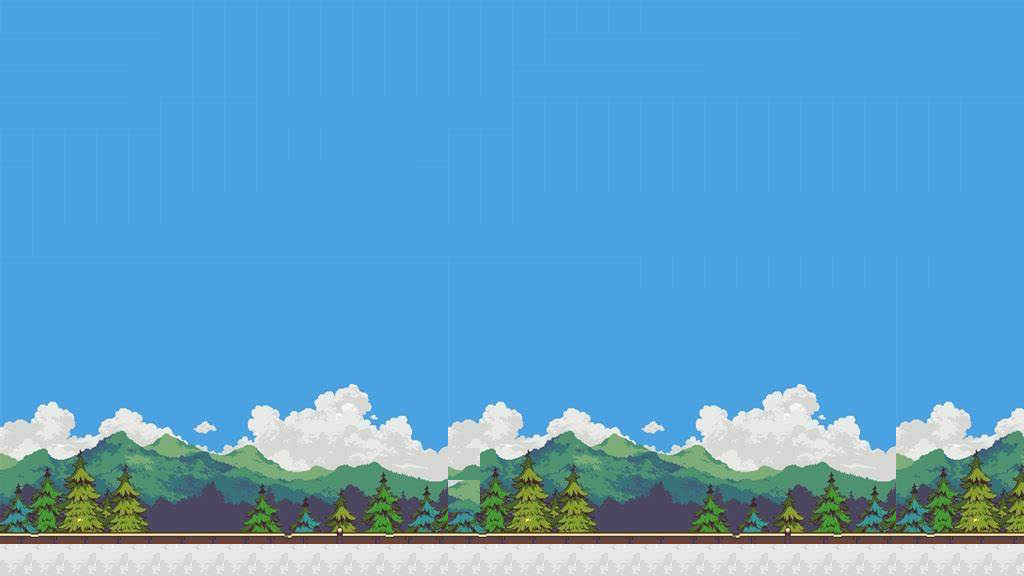

The image is a tile-based game level rendered from a .tmx file. Its description and complete source (layers, tilesets, objects, tile grids) follow:
An orthogonal 32x18 tile map with 32x32 px tiles, 2 tile layers (Rutelag 1, Rutelag 2).

<map version="1.10" tiledversion="1.10.2" orientation="orthogonal" renderorder="right-down" width="32" height="18" tilewidth="32" tileheight="32" infinite="0" nextlayerid="4" nextobjectid="1">
 <tileset firstgid="1" name="background" tilewidth="32" tileheight="32" tilecount="140" columns="14">
  <image source="img/background.png" width="474" height="322" />
 </tileset>
 <layer id="1" name="Rutelag 1" width="32" height="18">
  <data encoding="csv">
1,2,3,4,5,5,1,1,1,1,1,1,1,1,1,1,1,1,1,1,1,2,3,4,5,5,5,5,5,5,5,5,
2,3,4,5,5,19,15,15,15,15,15,15,15,15,15,15,15,1,2,3,4,5,5,5,5,19,19,19,19,19,19,19,
2,3,4,5,19,33,29,29,29,29,29,29,29,29,29,29,1,2,3,4,5,5,19,19,19,33,33,33,33,33,33,33,
2,3,4,5,33,1,1,1,29,30,31,32,33,33,33,33,1,1,1,1,1,1,1,1,1,1,1,1,1,1,1,2,
1,1,1,1,1,15,15,15,29,29,29,30,31,32,1,1,15,15,15,15,15,15,15,15,15,15,15,15,15,15,15,16,
1,15,15,15,15,29,29,29,29,30,31,32,33,5,15,15,29,29,29,29,29,29,29,29,29,29,29,29,29,29,29,30,
15,29,29,29,29,29,30,31,32,33,19,19,19,19,29,29,29,30,31,32,33,32,33,33,33,33,19,19,19,19,19,19,
29,29,30,31,32,33,33,33,33,33,33,33,33,33,33,33,33,33,33,33,33,33,33,33,33,33,33,33,33,33,33,33,
1,2,3,4,5,6,7,8,9,10,11,12,13,14,1,2,3,4,5,6,29,29,29,29,29,29,29,29,29,29,30,31,
15,16,17,18,19,20,21,22,23,24,25,26,27,28,15,16,17,18,19,20,21,22,23,24,25,26,27,28,15,16,17,18,
29,30,31,32,33,34,35,36,37,38,39,40,41,42,29,30,31,32,33,34,35,36,37,38,39,40,41,42,29,30,31,32,
43,44,45,46,47,48,49,50,51,52,53,54,55,56,43,44,45,46,47,48,49,50,51,52,53,54,55,56,43,44,45,46,
57,58,59,60,61,62,63,64,65,66,67,68,69,70,57,58,59,60,61,62,63,64,65,66,67,68,69,70,57,58,59,60,
71,72,73,74,75,76,77,78,79,80,81,82,83,84,71,72,73,74,75,76,77,78,79,80,81,82,83,84,71,72,73,74,
85,86,87,88,89,90,91,92,93,94,95,96,97,98,95,86,87,88,89,90,91,92,93,94,95,96,97,98,85,86,87,88,
99,100,101,102,103,104,105,106,107,108,109,110,111,112,92,100,101,102,103,104,105,106,107,108,109,110,111,112,99,100,101,102,
113,114,115,116,117,118,119,120,121,122,123,124,125,126,113,114,115,116,117,118,119,120,121,122,123,124,125,126,113,114,115,116,
127,128,129,130,131,132,133,134,135,136,137,138,139,140,127,128,129,130,131,132,133,134,135,136,137,138,139,140,127,128,129,130
</data>
 </layer>
 <layer id="3" name="Rutelag 2" width="32" height="18">
  <data encoding="csv">
0,0,0,0,0,0,0,0,0,0,0,0,0,0,0,0,0,0,0,0,0,0,0,0,0,0,0,0,0,0,0,0,
0,0,0,0,0,0,0,0,0,0,0,0,0,0,0,0,0,0,0,0,0,0,0,0,0,0,0,0,0,0,0,0,
0,0,0,0,0,0,0,0,0,0,0,0,0,0,0,0,0,0,0,0,0,0,0,0,0,0,0,0,0,0,0,0,
0,0,0,0,0,0,0,0,0,0,0,0,0,0,0,0,0,0,0,0,0,0,0,0,0,0,0,0,0,0,0,0,
0,0,0,0,0,0,0,0,0,0,0,0,0,0,0,0,0,0,0,0,0,0,0,0,0,0,0,0,0,0,0,0,
0,0,0,0,0,0,0,0,0,0,0,0,0,0,0,0,0,0,0,0,0,0,0,0,0,0,0,0,0,0,0,0,
0,0,0,0,0,0,0,0,0,0,0,0,0,0,0,0,0,0,0,0,0,0,0,0,0,0,0,0,0,0,0,0,
0,0,0,0,0,0,0,0,0,0,0,0,0,0,0,0,0,0,0,0,0,0,0,0,0,0,0,0,0,0,0,0,
0,0,0,0,0,0,0,0,0,0,0,0,0,0,0,0,0,0,0,0,0,0,0,0,0,0,0,0,0,0,0,0,
0,0,0,0,0,0,0,0,0,0,0,0,0,0,0,0,0,0,0,0,0,0,0,0,0,0,0,0,0,0,0,0,
0,0,0,0,0,0,0,0,0,0,0,0,0,0,0,0,0,0,0,0,0,0,0,0,0,0,0,0,0,0,0,0,
0,0,0,0,0,0,0,0,0,0,0,0,0,0,0,0,0,0,0,0,0,0,0,0,0,0,0,0,0,0,0,0,
0,0,0,0,0,0,0,0,0,0,0,0,0,0,0,0,0,0,0,0,0,0,0,0,0,0,0,0,0,0,0,0,
0,0,0,0,0,0,0,0,0,0,0,0,0,0,0,0,0,0,0,0,0,0,0,0,0,0,0,0,0,0,0,0,
0,0,0,0,0,0,0,0,0,0,0,0,0,0,0,0,0,0,0,0,0,0,0,0,0,0,0,0,0,0,0,0,
0,0,0,0,0,0,0,0,0,0,0,0,0,0,0,0,0,0,0,0,0,0,0,0,0,0,0,0,0,0,0,0,
0,0,0,0,0,0,0,0,0,0,0,0,0,0,0,0,0,0,0,0,0,0,0,0,0,0,0,0,0,0,0,0,
81,81,81,81,81,81,81,81,81,81,81,81,81,81,81,81,81,81,81,81,81,81,81,81,81,81,81,81,81,81,81,81
</data>
 </layer>
</map>